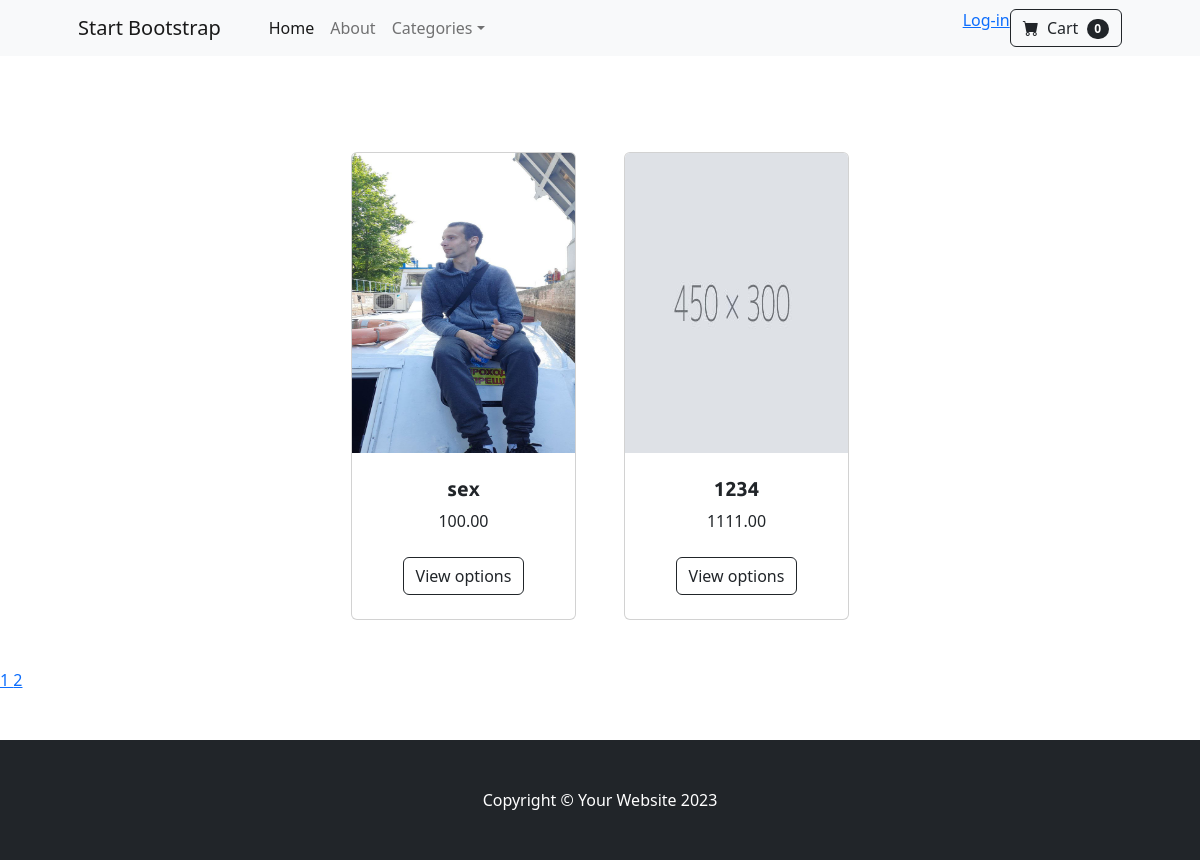
Page /category/asdasdaw/ on the committed database.
### shop/models.py (models this page shows, shortened)
class Product(models.Model):
    name = models.CharField(max_length=128)
    slug = models.CharField(max_length=128, unique=True)
    category = models.ForeignKey('category', on_delete=models.SET_NULL, null=True, blank=True, related_name='products')
    descr = models.CharField(max_length=128)
    price = models.DecimalField(max_digits=7, decimal_places=2)
    amount = models.PositiveIntegerField(null=True)
    image = models.ImageField(upload_to='product/', default='no_image.jpg')
    creator = models.ForeignKey(get_user_model(), on_delete=models.SET_NULL, null=True, blank=True)
    date_created = models.DateTimeField(auto_now_add=True)
    date_updated = models.DateTimeField(auto_now=True)
    def get_absolute_url(self):
        return reverse('shop:product_detail', args=[self.slug])

### shop/views.py (the view)
# urls.py: path('category/<slug:slug>/', views.CategoryDetailView.as_view(), name='category_detail'),
class CategoryDetailView(ListView):
    template_name = 'shop/categoty_product_list.html'
    context_object_name = 'products'
    paginate_by = 2
    def get_queryset(self):
        category = get_object_or_404(Category, slug=self.kwargs['slug'])
        queryset = Product.objects.filter(category=category)
        return queryset

### cart/cart.py (called while the page is built)
    def item_amount(self):
        return len(self.cart)

### cart/context_processors.py (called while the page is built)
def cart_length(request):
    cart = Cart(request)
    return {'cart_length': cart.item_amount()}

### shop/context_processors.py (called while the page is built)
def categories_processor(request):
    categories = models.Category.objects.all()
    return {'categories': categories}

### shop/models.py (called while the page is built)
    def __str__(self):
        return self.name

    def get_absolute_url(self):
        return reverse('shop:category_detail', args=[self.slug])

### shop/templates/shop/categoty_product_list.html (shortened to what this page needs)
{% extends 'shop/base.html' %}
{%block content%}
{% include 'shop/elements/navigation.html' %}
{% include  'shop/elements/product_list.html' %}
{% endblock %}

### shop/templates/shop/elements/shot_product_detail.html
                    <div class="col mb-5">
                        <div class="card h-100">
                            <img class="card-img-top" src="{{product.image.url}}" alt="..." height="300" width="450"/>
                            <div class="card-body p-4">
                                <div class="text-center">
                                    <h5 class="fw-bolder">{{product.name}}</h5>
                                    {{product.price}}
                                </div>
                            </div>
                            <div class="card-footer p-4 pt-0 border-top-0 bg-transparent">
                                <div class="text-center"><a class="btn btn-outline-dark mt-auto" href="{{product.get_absolute_url}}">View options</a></div>
                            </div>
                        </div>
                    </div>

### rows in the picture
Product: image (picture), name "sex", price "100.00"
Product: image (placeholder picture), name "1234", price "1111.00"

### other values in the picture
{{ cart_length }} "0"
{{ page_number }} "1" "2"
